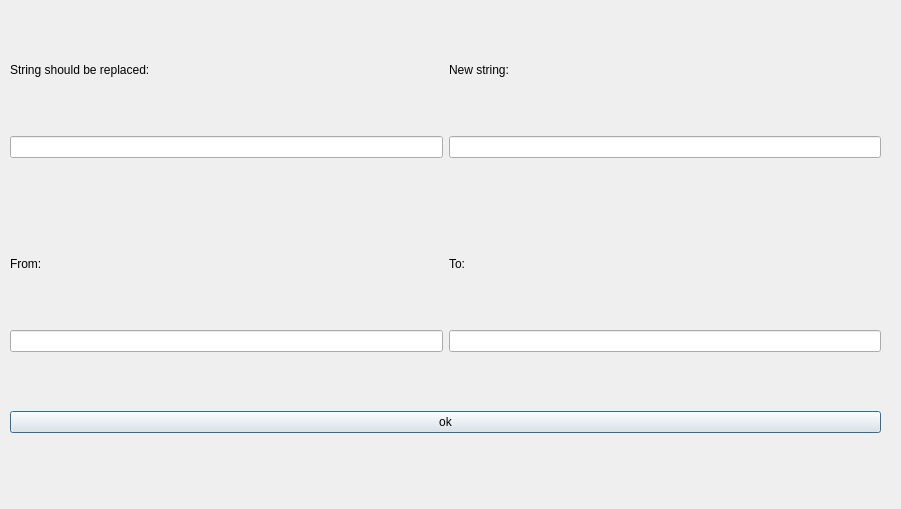
<?xml version="1.0" encoding="UTF-8"?>
<ui version="4.0">
 <class>twoString2int</class>
 <widget class="QDialog" name="twoString2int">
  <property name="geometry">
   <rect>
    <x>0</x>
    <y>0</y>
    <width>901</width>
    <height>509</height>
   </rect>
  </property>
  <property name="windowTitle">
   <string>Dialog</string>
  </property>
  <widget class="QWidget" name="verticalLayoutWidget">
   <property name="geometry">
    <rect>
     <x>10</x>
     <y>10</y>
     <width>871</width>
     <height>481</height>
    </rect>
   </property>
   <layout class="QGridLayout" name="gridLayout">
    <item row="2" column="0">
     <spacer name="verticalSpacer">
      <property name="orientation">
       <enum>Qt::Vertical</enum>
      </property>
      <property name="sizeType">
       <enum>QSizePolicy::Fixed</enum>
      </property>
      <property name="sizeHint" stdset="0">
       <size>
        <width>20</width>
        <height>40</height>
       </size>
      </property>
     </spacer>
    </item>
    <item row="0" column="0">
     <widget class="QLabel" name="label">
      <property name="sizePolicy">
       <sizepolicy hsizetype="Fixed" vsizetype="Fixed">
        <horstretch>0</horstretch>
        <verstretch>0</verstretch>
       </sizepolicy>
      </property>
      <property name="text">
       <string>String should be replaced:</string>
      </property>
     </widget>
    </item>
    <item row="5" column="0" colspan="2">
     <widget class="QPushButton" name="pushButton">
      <property name="sizePolicy">
       <sizepolicy hsizetype="Preferred" vsizetype="Fixed">
        <horstretch>0</horstretch>
        <verstretch>0</verstretch>
       </sizepolicy>
      </property>
      <property name="text">
       <string>ok</string>
      </property>
     </widget>
    </item>
    <item row="3" column="1">
     <widget class="QLabel" name="label_4">
      <property name="text">
       <string>To:</string>
      </property>
     </widget>
    </item>
    <item row="1" column="1">
     <widget class="QLineEdit" name="lineEdit_2"/>
    </item>
    <item row="0" column="1">
     <widget class="QLabel" name="label_2">
      <property name="text">
       <string>New string:</string>
      </property>
     </widget>
    </item>
    <item row="3" column="0">
     <widget class="QLabel" name="label_3">
      <property name="sizePolicy">
       <sizepolicy hsizetype="Preferred" vsizetype="Fixed">
        <horstretch>0</horstretch>
        <verstretch>0</verstretch>
       </sizepolicy>
      </property>
      <property name="text">
       <string>From:</string>
      </property>
     </widget>
    </item>
    <item row="1" column="0">
     <widget class="QLineEdit" name="lineEdit"/>
    </item>
    <item row="4" column="0">
     <widget class="QLineEdit" name="fNumber"/>
    </item>
    <item row="4" column="1">
     <widget class="QLineEdit" name="sNumber"/>
    </item>
   </layout>
  </widget>
 </widget>
 <resources/>
 <connections>
  <connection>
   <sender>pushButton</sender>
   <signal>clicked()</signal>
   <receiver>twoString2int</receiver>
   <slot>close()</slot>
   <hints>
    <hint type="sourcelabel">
     <x>191</x>
     <y>240</y>
    </hint>
    <hint type="destinationlabel">
     <x>279</x>
     <y>265</y>
    </hint>
   </hints>
  </connection>
 </connections>
</ui>
